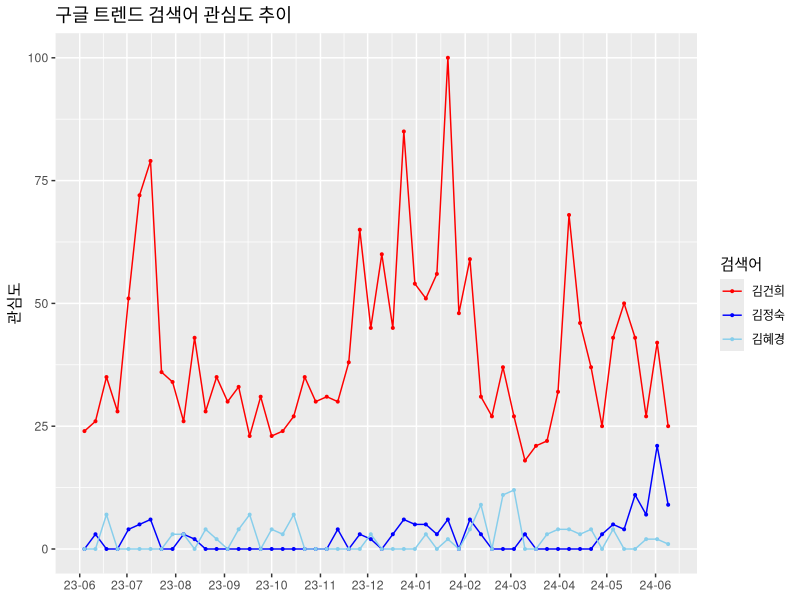

Recreate this plot in R.
## ---- chunk 1
library(tidyverse)

gtrends_raw <- read_csv("data/trends/google_trends_data_kr.csv")

gtrends_raw |> 
  select(-isPartial) |> 
  pivot_longer(cols = c(김건희, 김정숙, 김혜경), 
               names_to = "검색어", 
               values_to = "관심도") |> 
  ggplot(aes(x=date, y=관심도, color=검색어)) +
    geom_line() +
    geom_point(size = 0.7) +
    scale_color_manual(values = c("김건희" = "red", 
                                  "김정숙" = "blue",
                                  "김혜경" = "skyblue")) +
    scale_x_date(date_labels = "%y-%m", date_breaks = "1 month") +
    labs(title = "구글 트렌드 검색어 관심도 추이",
         x = NULL,
         y = "관심도") 

